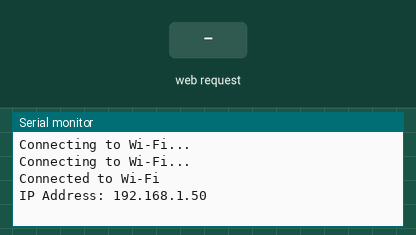
A sketch run on a simulated ESP8266 (NodeMCU). On the bench: the last lines printed to the serial monitor. Inputs (shaded band) come from the test bench. WiFi joins after 1.5 s; servers stay silent unless stated.

Above: at 3.2 s.
3.3 s: HTTP request GET /on received
At 4.4 s:
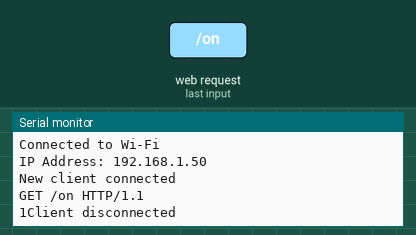
4.8 s: HTTP request GET /off received
At 5.5 s:
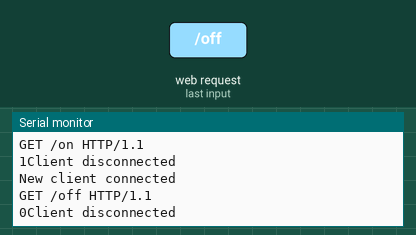

The sketch:

ESP8266.ino
```cpp
#include <ESP8266WiFi.h>

// Wi-Fi credentials
const char* ssid = "Kathir WIFI";  // Your Wi-Fi SSID
const char* password = "kathir2005";  // Your Wi-Fi password

WiFiServer server(80);  // Start a web server on port 80

void setup() {
  Serial.begin(9600);  // Initialize serial communication with Arduino
  WiFi.begin(ssid, password);

  // Wait for the NodeMCU to connect to Wi-Fi
  while (WiFi.status() != WL_CONNECTED) {
    delay(1000);
    Serial.println("Connecting to Wi-Fi...");
  }

  Serial.println("Connected to Wi-Fi");
  Serial.print("IP Address: ");
  Serial.println(WiFi.localIP());

  server.begin();  // Start the server
}

void loop() {
  WiFiClient client = server.available();  // Listen for incoming clients

  if (client) {
    Serial.println("New client connected");
    String request = client.readStringUntil('\r');  // Read the request
    Serial.println(request);
    client.flush();

    // Check if the client requests to turn ON or OFF the LED
    if (request.indexOf("GET /on") != -1) {
      Serial.write('1');  // Send '1' to the Arduino (turn LED ON)
    }
    if (request.indexOf("GET /off") != -1) {
      Serial.write('0');  // Send '0' to the Arduino (turn LED OFF)
    }

    // Respond to the client with enhanced HTML/CSS (Dark theme, responsive)
    client.println("HTTP/1.1 200 OK");
    client.println("Content-Type: text/html");
    client.println();
    client.println("<!DOCTYPE HTML>");
    client.println("<html lang=\"en\">");
    client.println("<head>");
    client.println("<meta charset=\"UTF-8\">");
    client.println("<meta name=\"viewport\" content=\"width=device-width, initial-scale=1.0\">");
    client.println("<title>LED Control</title>");
    client.println("<style>");
    client.println("body { font-family: Arial, sans-serif; background-color: #121212; color: #ffffff; margin: 0; display: flex; justify-content: center; align-items: center; height: 100vh; }");
    client.println("h1 { text-align: center; font-size: 2.5em; }");
    client.println(".container { text-align: center; }");
    client.println("a { display: inline-block; margin: 20px; padding: 15px 30px; background-color: #1e90ff; color: #ffffff; text-decoration: none; font-size: 1.5em; border-radius: 10px; transition: background-color 0.3s; }");
    client.println("a:hover { background-color: #0a64c2; }");
    client.println(".dark { background-color: #333; color: white; border: 2px solid #555; }");
    client.println(".dark:hover { background-color: #555; }");
    client.println("</style>");
    client.println("</head>");
    client.println("<body>");
    client.println("<div class=\"container\">");
    client.println("<h1>LED Control Panel</h1>");
    client.println("<a href=\"/on\">Turn LED ON</a>");
    client.println("<a href=\"/off\" class=\"dark\">Turn LED OFF</a>");
    client.println("</div>");
    client.println("</body>");
    client.println("</html>");
    client.println();

    client.stop();  // Close the connection
    Serial.println("Client disconnected");
  }
}
```

Measured:
- after the input at 3.3 s, the serial monitor: prints a new line at once (image 1)
- after the input at 4.8 s, the serial monitor: prints a new line at once (image 2)
